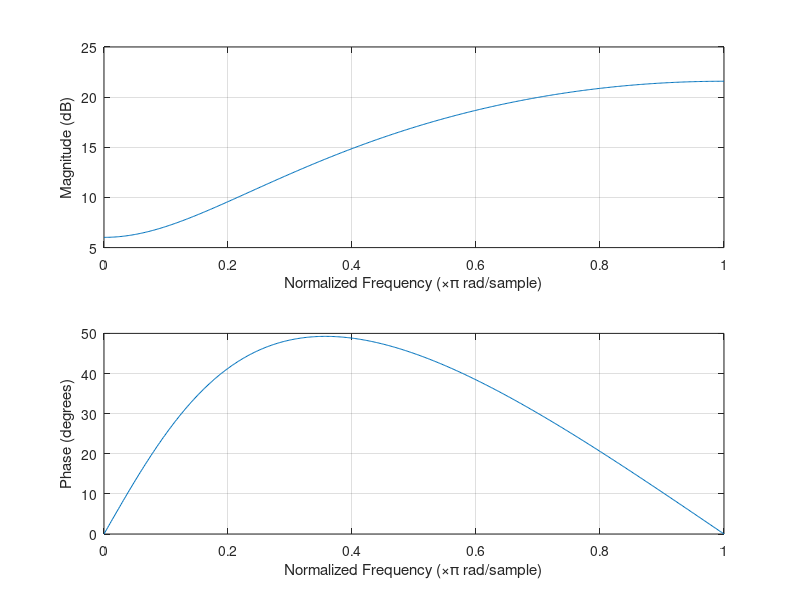
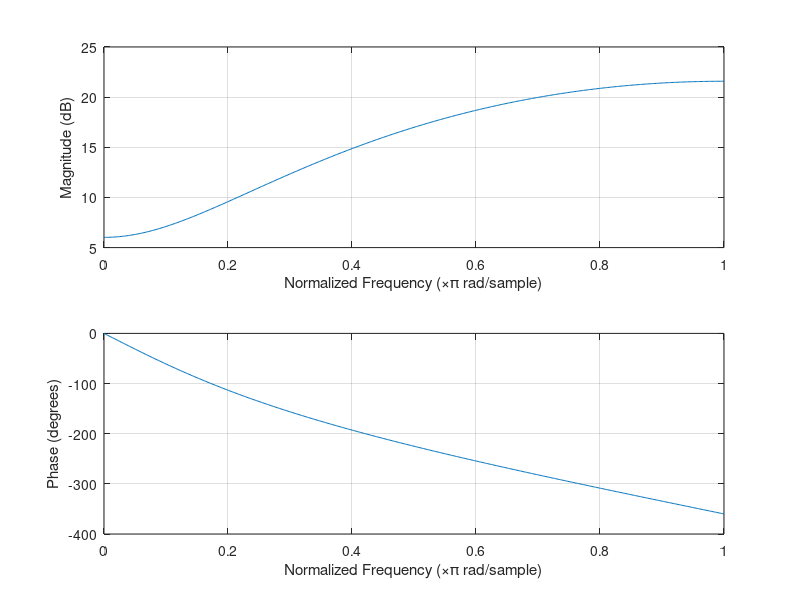
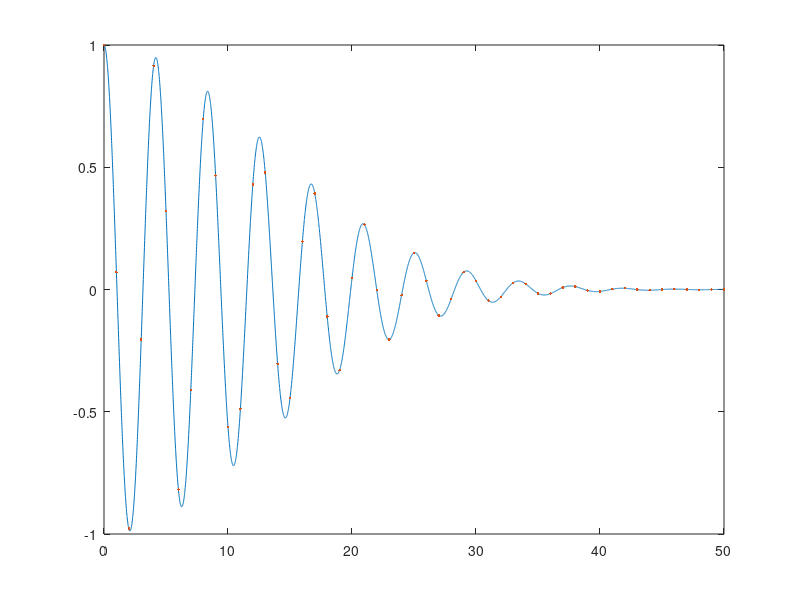
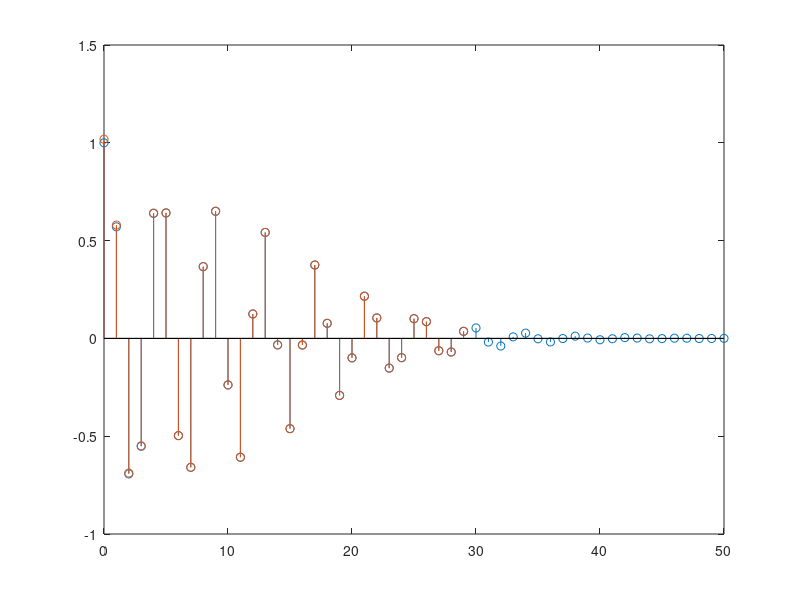

Write the MATLAB code that produced these figures, in order.
%% %%Phase and Group Delay%% %%

clear all
close all
clc

%% Q3(a)
b = conv([2 -1], [3 -1]);
a = [1];
figure(1)
freqz(b,a);

%% Q3(e)
b = conv([1 -2], [1 -3]);
a = [1];
figure(2)
freqz(b,a);

%% Q4(a)
x = randn(1,8);
h = randn(1,3);
y = conv(h,x)
% yy = ifft(fft([h zeros(1,5)]) .* fft(x))
yy = ifft(fft([h zeros(1,7)]) .* fft([x 0 0]))

%% Q5
x = @(t) exp ( -0.003*t.^2) .*cos (1.5*t);

t=0:0.01:50;
figure(3)
plot(t,x(t));

kk = 0:50;
xk = x(kk);
hold on; 
plot(kk ,xk ,"." ); 
hold off

% Slow but simple way 
yk = [xk(1)]% y[0]

for k=1:50 
    yk = [yk 0.5*yk(end)+xk(k+1)];
end
figure(4)
stem(kk,yk);

N = 30;
xf = xk(1:N);
hf = 0.5.^(0:N-1)

yf = ifft(fft(xf).*fft(hf)); 
hold on; 
stem (0:N-1,yf); 
hold off


